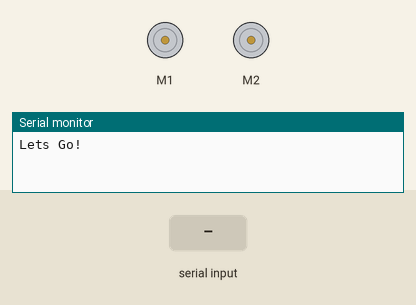
Recording of a sketch running on a simulated Arduino Uno, built with avr-gcc and run on an emulated ATmega328P. Shown: 2 × DC motor (green arrow = forward, orange = backward, longer = faster), the last lines printed to the serial monitor. Inputs (shaded band) come from the test bench.

Above: at 1.2 s.
1.3 s: "0" received over Serial
2.8 s: "1" received over Serial
At 3.1 s:
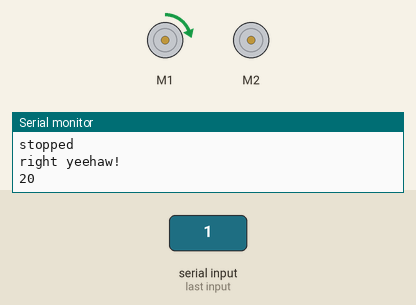
4.3 s: "2" received over Serial
At 5.5 s:
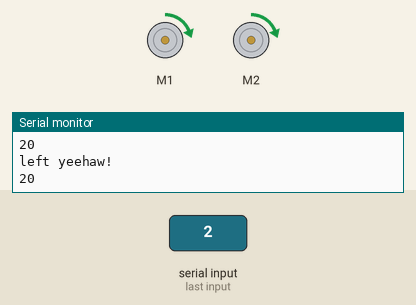
5.8 s: "3" received over Serial
At 6.6 s:
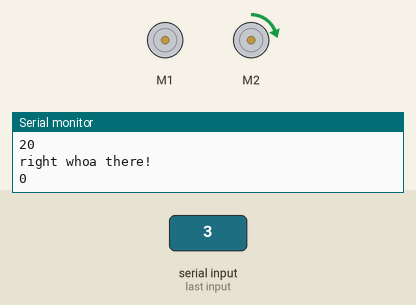
7.3 s: "3" received over Serial
At 7.8 s:
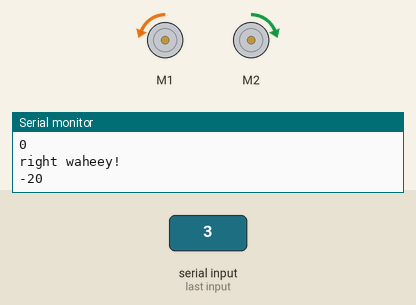
8.8 s: "4" received over Serial
At 10.1 s:
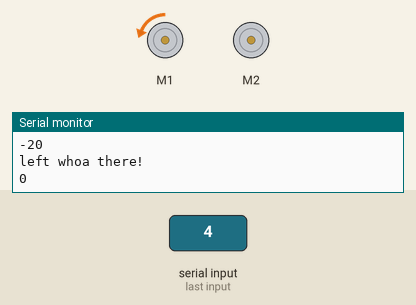
Timing chart, 0 to 11.3 s (numbered marks = the images above; inputs shaded):
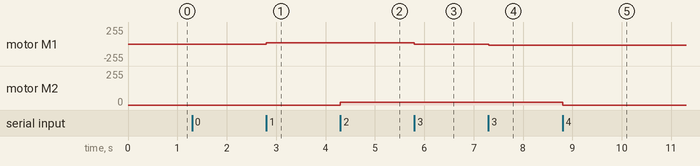

Measured:
- after the input at 2.8 s, motor M1: stopped → forward 20/255 at once
- after the input at 4.3 s, motor M2: stopped → forward 20/255 at once
- after the input at 5.8 s, motor M1: forward 20/255 → stopped at once
- after the input at 7.3 s, motor M1: stopped → backward 20/255 at once
- after the input at 8.8 s, motor M2: forward 20/255 → stopped at once

The sketch:

V2MotorShieldIndiControl.ino
```cpp
#include <Wire.h>
#include <Adafruit_MotorShield.h>
#include "utility/Adafruit_MS_PWMServoDriver.h"

int lspeed = 0;
int rspeed = 0;

Adafruit_MotorShield AFMS = Adafruit_MotorShield();

Adafruit_DCMotor *rightMotor = AFMS.getMotor(1);
Adafruit_DCMotor *leftMotor = AFMS.getMotor(2);


void setup() {
  Serial.begin(9600);
  Serial.println("Lets Go!");
  AFMS.begin();
}

void ReadCommandFromSerial()
{
  char spin = Serial.read();
  switch (spin)
  {
    case '0':
    {
      rspeed = 0;
      lspeed = 0;
      rightMotor->run(RELEASE);
      leftMotor->run(RELEASE);
      Serial.println ("hold yer horses, cowboy!");
      Serial.println ("stopped");
    }
      break;
    case '1':
    {
      rspeed = rspeed + 20;
      rspeed = constrain(rspeed, -240, 240);
      rightMotor->run(FORWARD);
      rightMotor->setSpeed(rspeed);
      Serial.println ("right yeehaw!");
      Serial.println (rspeed);
    }
      break;
    case '2':
    {
      lspeed = lspeed + 20;
      lspeed = constrain(lspeed, -240, 240);
      leftMotor->run(FORWARD);
      leftMotor->setSpeed(lspeed);
      Serial.println ("left yeehaw!");
      Serial.println (lspeed);
    }
      break;
    case '3':
    {
      rspeed = rspeed - 20;
      rspeed = constrain(rspeed, -240, 240);
      if (rspeed < 0)
      {
        rightMotor->run(BACKWARD);
        rightMotor->setSpeed(rspeed * -1);
        Serial.println ("right waheey!");
        Serial.println (rspeed);
      }
      else
      {
        rightMotor->run(FORWARD);
        rightMotor->setSpeed(rspeed);
        Serial.println ("right whoa there!");
        Serial.println (rspeed);
      }
    }
      break;
    case '4':
    {
      lspeed = lspeed - 20;
      lspeed = constrain(lspeed, -240, 240);
      if (lspeed < 0)
      {
        leftMotor->run(BACKWARD);
        leftMotor->setSpeed(lspeed * -1);
        Serial.println ("left waheey!");
        Serial.println (lspeed);
      }
      else
      {
        leftMotor->run(FORWARD);
        leftMotor->setSpeed(lspeed);
        Serial.println ("left whoa there!");
        Serial.println (lspeed);
      }
    }
      break;
   }
}
void loop()
{
  ReadCommandFromSerial();
}
```
